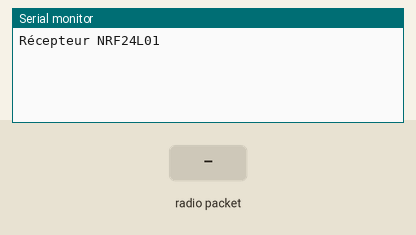
Recording of a sketch running on a simulated Arduino Uno, built with avr-gcc and run on an emulated ATmega328P. Parts: the last lines printed to the serial monitor. Inputs (shaded band) come from the test bench. No radio packets arrive unless stated.

Above: at 1.2 s.
1.3 s: radio packet "5" arrives
At 1.9 s:
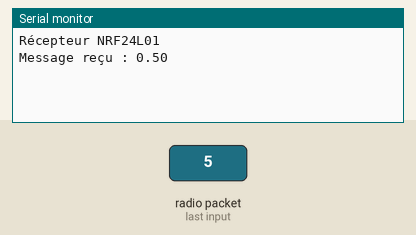
2.8 s: radio packet "90" arrives
At 4.0 s:
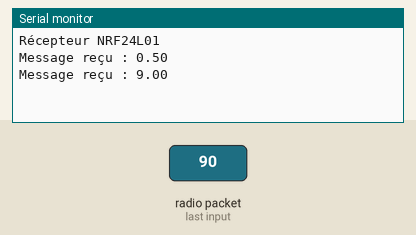
4.3 s: radio packet "200" arrives
At 5.4 s:
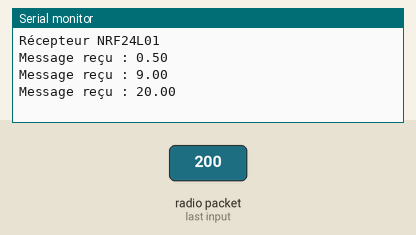

Measured:
- after the input at 1.3 s, the serial monitor: prints a new line at once (image 1)
- after the input at 2.8 s, the serial monitor: prints a new line at once (image 2)
- after the input at 4.3 s, the serial monitor: prints a new line at once (image 3)

The sketch:

recepteur2.ino
```cpp
#include <SPI.h>
#include <RF24.h>

#define pinCE   7             // On associe la broche "CE" du NRF24L01 à la sortie digitale D7 de l'arduino
#define pinCSN  8             // On associe la broche "CSN" du NRF24L01 à la sortie digitale D8 de l'arduino
#define tunnel  "PIPE3"       // On définit le "nom de tunnel" (5 caractères) à travers lequel on va recevoir les données de l'émetteur

RF24 radio(pinCE, pinCSN);    // Instanciation du NRF24L01

const byte adresse[6] = tunnel;       // Mise au format "byte array" du nom du tunnel
char message[32];                     // Avec cette librairie, on est "limité" à 32 caractères par message
int val = 0;
float val2 =0.0;
void setup() {
  // Initialisation du port série (pour afficher les infos reçues, sur le "Moniteur Série" de l'IDE Arduino)
  Serial.begin(9600);
  Serial.println("Récepteur NRF24L01");
  Serial.println("");

  // Partie NRF24
  radio.begin();                      // Initialisation du module NRF24
  radio.openReadingPipe(0, adresse);  // Ouverture du tunnel en LECTURE, avec le "nom" qu'on lui a donné
  radio.setPALevel(RF24_PA_MIN);      // Sélection d'un niveau "MINIMAL" pour communiquer (pas besoin d'une forte puissance, pour nos essais)
  radio.startListening();             // Démarrage de l'écoute du NRF24 (signifiant qu'on va recevoir, et non émettre quoi que ce soit, ici)
}

void loop() {
  // On vérifie à chaque boucle si un message est arrivé
  if (radio.available()) {
    radio.read(&message, sizeof(message)); // Si un message vient d'arriver, on le charge dans la variable "message"
   sscanf(message, "%d", &val);
   val2 = (float)val / 10;
    Serial.print("Message reçu : "); Serial.println(val2);     // … et on l'affiche sur le port série !
  }
}
```
